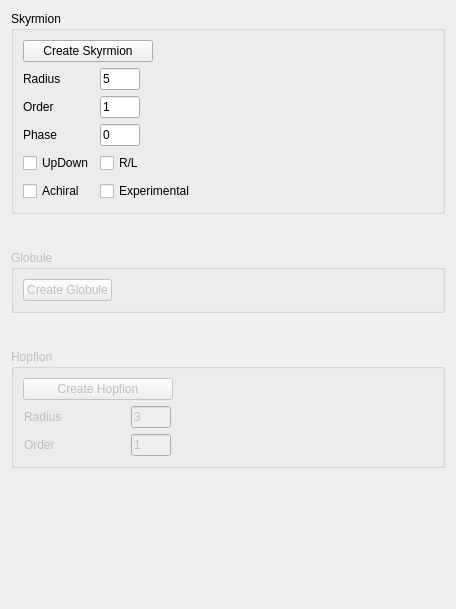
         <widget class="QWidget" name="page">
          <property name="geometry">
           <rect>
            <x>0</x>
            <y>0</y>
            <width>456</width>
            <height>609</height>
           </rect>
          </property>
          <property name="minimumSize">
           <size>
            <width>0</width>
            <height>400</height>
           </size>
          </property>
          <attribute name="label">
           <string>Localised States</string>
          </attribute>
          <layout class="QGridLayout" name="gridLayout_3">
           <item row="0" column="0">
            <widget class="QGroupBox" name="groupBox_skyrmion">
             <property name="minimumSize">
              <size>
               <width>0</width>
               <height>0</height>
              </size>
             </property>
             <property name="title">
              <string>Skyrmion</string>
             </property>
             <layout class="QGridLayout" name="gridLayout_4">
              <item row="1" column="0">
               <layout class="QGridLayout" name="gridLayout_7">
                <item row="1" column="0">
                 <widget class="QLabel" name="label_sky_order">
                  <property name="minimumSize">
                   <size>
                    <width>0</width>
                    <height>22</height>
                   </size>
                  </property>
                  <property name="maximumSize">
                   <size>
                    <width>100</width>
                    <height>16777215</height>
                   </size>
                  </property>
                  <property name="text">
                   <string>Order</string>
                  </property>
                 </widget>
                </item>
                <item row="3" column="0">
                 <widget class="QCheckBox" name="checkBox_skyrmion_UpDown">
                  <property name="minimumSize">
                   <size>
                    <width>0</width>
                    <height>22</height>
                   </size>
                  </property>
                  <property name="text">
                   <string>UpDown</string>
                  </property>
                 </widget>
                </item>
                <item row="1" column="1">
                 <widget class="QLineEdit" name="lineEdit_skyrmion_order">
                  <property name="sizePolicy">
                   <sizepolicy hsizetype="Expanding" vsizetype="Fixed">
                    <horstretch>0</horstretch>
                    <verstretch>0</verstretch>
                   </sizepolicy>
                  </property>
                  <property name="minimumSize">
                   <size>
                    <width>0</width>
                    <height>22</height>
                   </size>
                  </property>
                  <property name="maximumSize">
                   <size>
                    <width>40</width>
                    <height>16777215</height>
                   </size>
                  </property>
                  <property name="baseSize">
                   <size>
                    <width>30</width>
                    <height>0</height>
                   </size>
                  </property>
                  <property name="text">
                   <string>1</string>
                  </property>
                 </widget>
                </item>
                <item row="3" column="1">
                 <widget class="QCheckBox" name="checkBox_skyrmion_RL">
                  <property name="minimumSize">
                   <size>
                    <width>0</width>
                    <height>20</height>
                   </size>
                  </property>
                  <property name="text">
                   <string>R/L</string>
                  </property>
                 </widget>
                </item>
                <item row="2" column="0">
                 <widget class="QLabel" name="label_sky_phase">
                  <property name="minimumSize">
                   <size>
                    <width>0</width>
                    <height>22</height>
                   </size>
                  </property>
                  <property name="maximumSize">
                   <size>
                    <width>100</width>
                    <height>16777215</height>
                   </size>
                  </property>
                  <property name="text">
                   <string>Phase</string>
                  </property>
                 </widget>
                </item>
                <item row="0" column="1">
                 <widget class="QLineEdit" name="lineEdit_skyrmion_radius">
                  <property name="minimumSize">
                   <size>
                    <width>0</width>
                    <height>22</height>
                   </size>
                  </property>
                  <property name="maximumSize">
                   <size>
                    <width>40</width>
                    <height>16777215</height>
                   </size>
                  </property>
                  <property name="text">
                   <string>5</string>
                  </property>
                 </widget>
                </item>
                <item row="4" column="1">
                 <widget class="QCheckBox" name="checkBox_skyrmion_experimental">
                  <property name="minimumSize">
                   <size>
                    <width>0</width>
                    <height>22</height>
                   </size>
                  </property>
                  <property name="text">
                   <string>Experimental</string>
                  </property>
                 </widget>
                </item>
                <item row="2" column="1">
                 <widget class="QLineEdit" name="lineEdit_skyrmion_phase">
                  <property name="sizePolicy">
                   <sizepolicy hsizetype="Expanding" vsizetype="Fixed">
                    <horstretch>0</horstretch>
                    <verstretch>0</verstretch>
                   </sizepolicy>
                  </property>
                  <property name="minimumSize">
                   <size>
                    <width>0</width>
                    <height>22</height>
                   </size>
                  </property>
                  <property name="maximumSize">
                   <size>
                    <width>40</width>
                    <height>16777215</height>
                   </size>
                  </property>
                  <property name="baseSize">
                   <size>
                    <width>30</width>
                    <height>0</height>
                   </size>
                  </property>
                  <property name="text">
                   <string>0</string>
                  </property>
                 </widget>
                </item>
                <item row="4" column="0">
                 <widget class="QCheckBox" name="checkBox_skyrmion_achiral">
                  <property name="minimumSize">
                   <size>
                    <width>0</width>
                    <height>20</height>
                   </size>
                  </property>
                  <property name="text">
                   <string>Achiral</string>
                  </property>
                 </widget>
                </item>
                <item row="0" column="0">
                 <widget class="QLabel" name="label_10">
                  <property name="minimumSize">
                   <size>
                    <width>50</width>
                    <height>20</height>
                   </size>
                  </property>
                  <property name="maximumSize">
                   <size>
                    <width>35</width>
                    <height>16777215</height>
                   </size>
                  </property>
                  <property name="text">
                   <string>Radius</string>
                  </property>
                 </widget>
                </item>
               </layout>
              </item>
              <item row="0" column="0">
               <widget class="QPushButton" name="pushButton_skyrmion">
                <property name="minimumSize">
                 <size>
                  <width>130</width>
                  <height>20</height>
                 </size>
                </property>
                <property name="maximumSize">
                 <size>
                  <width>100</width>
                  <height>16777215</height>
                 </size>
                </property>
                <property name="text">
                 <string>Create Skyrmion</string>
                </property>
               </widget>
              </item>
              <item row="0" column="2">
               <spacer name="horizontalSpacer">
                <property name="orientation">
                 <enum>Qt::Horizontal</enum>
                </property>
                <property name="sizeHint" stdset="0">
                 <size>
                  <width>80</width>
                  <height>20</height>
                 </size>
                </property>
               </spacer>
              </item>
             </layout>
            </widget>
           </item>
           <item row="5" column="0">
            <widget class="QGroupBox" name="groupBox_hopfion">
             <property name="enabled">
              <bool>false</bool>
             </property>
             <property name="minimumSize">
              <size>
               <width>0</width>
               <height>0</height>
              </size>
             </property>
             <property name="title">
              <string>Hopfion</string>
             </property>
             <layout class="QGridLayout" name="gridLayout_56">
              <item row="0" column="0">
               <widget class="QPushButton" name="pushButton_hopfion">
                <property name="minimumSize">
                 <size>
                  <width>150</width>
                  <height>0</height>
                 </size>
                </property>
                <property name="maximumSize">
                 <size>
                  <width>100</width>
                  <height>16777215</height>
                 </size>
                </property>
                <property name="text">
                 <string>Create Hopfion</string>
                </property>
               </widget>
              </item>
              <item row="0" column="2">
               <spacer name="horizontalSpacer_4">
                <property name="orientation">
                 <enum>Qt::Horizontal</enum>
                </property>
                <property name="sizeHint" stdset="0">
                 <size>
                  <width>40</width>
                  <height>20</height>
                 </size>
                </property>
               </spacer>
              </item>
              <item row="1" column="0">
               <layout class="QGridLayout" name="gridLayout_57">
                <item row="0" column="1">
                 <widget class="QLineEdit" name="lineEdit_hopfion_radius">
                  <property name="maximumSize">
                   <size>
                    <width>40</width>
                    <height>16777215</height>
                   </size>
                  </property>
                  <property name="text">
                   <string>3</string>
                  </property>
                 </widget>
                </item>
                <item row="0" column="0">
                 <widget class="QLabel" name="label_50">
                  <property name="maximumSize">
                   <size>
                    <width>100</width>
                    <height>16777215</height>
                   </size>
                  </property>
                  <property name="text">
                   <string>Radius</string>
                  </property>
                 </widget>
                </item>
                <item row="1" column="0">
                 <widget class="QLabel" name="label_54">
                  <property name="maximumSize">
                   <size>
                    <width>100</width>
                    <height>16777215</height>
                   </size>
                  </property>
                  <property name="text">
                   <string>Order</string>
                  </property>
                 </widget>
                </item>
                <item row="1" column="1">
                 <widget class="QLineEdit" name="lineEdit_hopfion_order">
                  <property name="maximumSize">
                   <size>
                    <width>40</width>
                    <height>16777215</height>
                   </size>
                  </property>
                  <property name="text">
                   <string>1</string>
                  </property>
                 </widget>
                </item>
               </layout>
              </item>
             </layout>
            </widget>
           </item>
           <item row="2" column="0">
            <spacer name="verticalSpacer_5">
             <property name="orientation">
              <enum>Qt::Vertical</enum>
             </property>
             <property name="sizeType">
              <enum>QSizePolicy::Fixed</enum>
             </property>
             <property name="sizeHint" stdset="0">
              <size>
               <width>20</width>
               <height>30</height>
              </size>
             </property>
            </spacer>
           </item>
           <item row="9" column="0">
            <spacer name="verticalSpacer_2">
             <property name="orientation">
              <enum>Qt::Vertical</enum>
             </property>
             <property name="sizeType">
              <enum>QSizePolicy::Expanding</enum>
             </property>
             <property name="sizeHint" stdset="0">
              <size>
               <width>20</width>
               <height>40</height>
              </size>
             </property>
            </spacer>
           </item>
           <item row="4" column="0">
            <spacer name="verticalSpacer_6">
             <property name="orientation">
              <enum>Qt::Vertical</enum>
             </property>
             <property name="sizeType">
              <enum>QSizePolicy::Fixed</enum>
             </property>
             <property name="sizeHint" stdset="0">
              <size>
               <width>20</width>
               <height>30</height>
              </size>
             </property>
            </spacer>
           </item>
           <item row="3" column="0">
            <widget class="QGroupBox" name="groupBox_globule">
             <property name="enabled">
              <bool>false</bool>
             </property>
             <property name="title">
              <string>Globule</string>
             </property>
             <layout class="QGridLayout" name="gridLayout_19">
              <item row="0" column="0">
               <widget class="QPushButton" name="pushButton">
                <property name="text">
                 <string>Create Globule</string>
                </property>
               </widget>
              </item>
              <item row="0" column="1">
               <spacer name="horizontalSpacer_8">
                <property name="orientation">
                 <enum>Qt::Horizontal</enum>
                </property>
                <property name="sizeHint" stdset="0">
                 <size>
                  <width>40</width>
                  <height>20</height>
                 </size>
                </property>
               </spacer>
              </item>
             </layout>
            </widget>
           </item>
          </layout>
         </widget>
